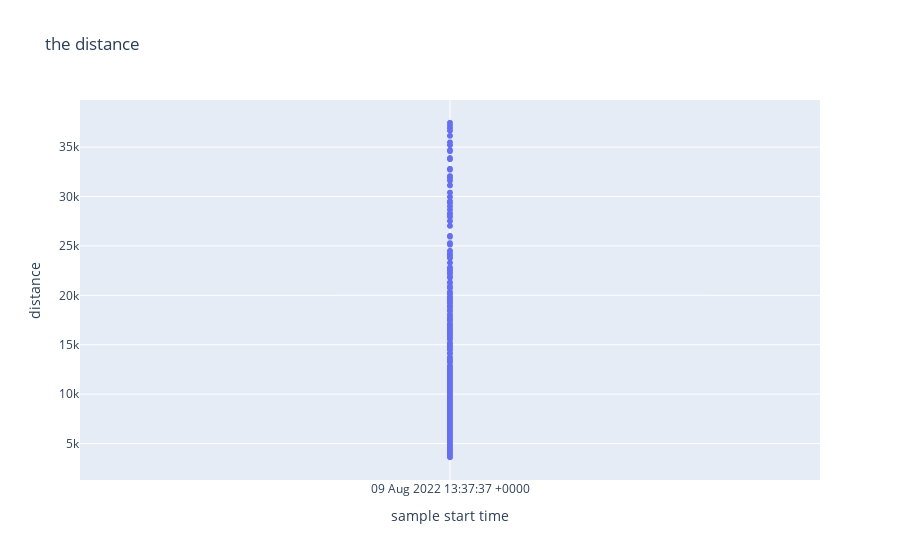

Notebook cell for this chart:
### Code cell
fig2 = px.scatter(test, x = 'sample start time', y = 'distance', title='the distance')
fig2.show()

### Figure 1 — Plotly figure (JSON) as saved in the notebook; plotly's stock layout.template omitted (floating-point values rounded to 4 significant figures; data arrays with more than 128 entries replaced by an {"elided": "..."} marker saying what was removed)
{"data": [{"hovertemplate": "sample start time=%{x}<br>distance=%{y}<extra></extra>", "legendgroup": "", "marker": {"color": "#636efa", "symbol": "circle"}, "mode": "markers", "name": "", "showlegend": false, "type": "scattergl", "x": {"elided": "2326 str values"}, "xaxis": "x", "y": {"elided": "2326 int values"}, "yaxis": "y"}], "layout": {"legend": {"tracegroupgap": 0}, "title": {"text": "the distance"}, "xaxis": {"anchor": "y", "domain": [0, 1], "title": {"text": "sample start time"}}, "yaxis": {"anchor": "x", "domain": [0, 1], "title": {"text": "distance"}}}}
